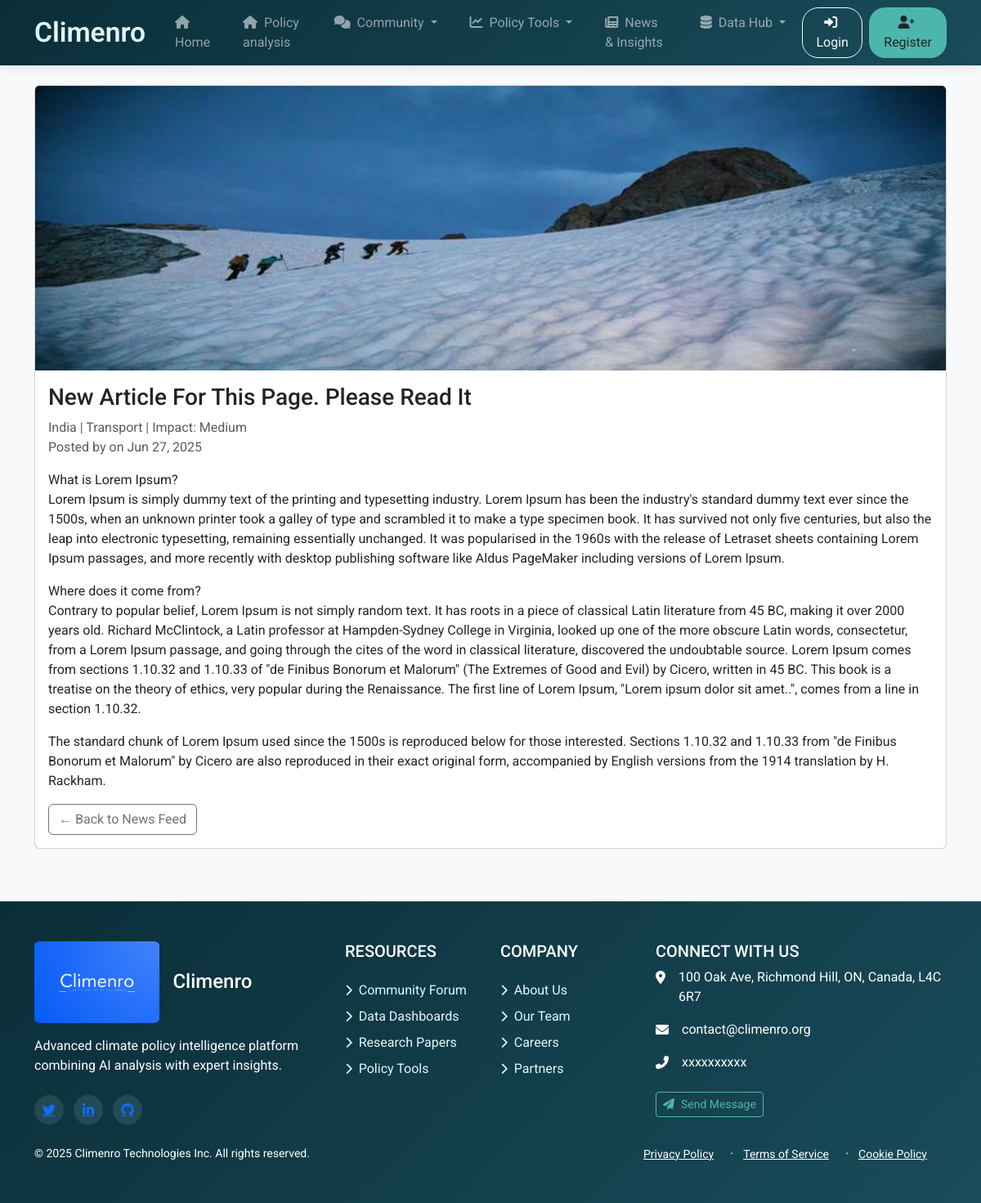
The page /news/1/ on the database its author committed.
### news/models.py (models this page shows, shortened)
class NewsArticle(models.Model):
    IMPACT_CHOICES = [
        ('High', 'High'),
        ('Medium', 'Medium'),
        ('Low', 'Low'),
    ]
    SECTOR_CHOICES = [
        ('Energy', 'Energy'),
        ('Transport', 'Transport'),
        ('Agriculture', 'Agriculture'),
        ('Industry', 'Industry'),
        ('Forestry', 'Forestry'),
        ('Water', 'Water'),
        ('Other', 'Other'),
    ]
    COUNTRY_CHOICES = [
        ('India', 'India'),
        ('USA', 'USA'),
        ('Canada', 'Canada'),
    ]
    title = models.CharField(max_length=200)
    cover_image = models.ImageField(upload_to='news_covers/', blank=True, null=True)
    content = models.TextField()
    country = models.CharField(max_length=100, choices=COUNTRY_CHOICES)
    sector = models.CharField(max_length=100, choices=SECTOR_CHOICES)
    impact = models.CharField(max_length=10, choices=IMPACT_CHOICES)
    created_at = models.DateTimeField(auto_now_add=True)
    posted_by = models.ForeignKey(User, on_delete=models.SET_NULL, null=True)

### news/views.py (the view)
# urls.py: path('<int:article_id>/', views.news_detail, name='news_detail'),
def news_detail(request, article_id):
    article = get_object_or_404(NewsArticle, id=article_id)
    return render(request, 'news/news_detail.html', {'article': article})

### news/templates/news/news_detail.html (shortened to what this page needs)
{% extends 'forum/base.html' %}
{% block content %}
  <div class="card mb-3">
    {% if article.cover_image %}
      <img src="{{ article.cover_image.url }}" class="card-img-top" alt="Cover Image">
    {% endif %}
    <div class="card-body">
      <h3 class="card-title">{{ article.title }}</h3>
      <p class="text-muted">
        {{ article.country }} | {{ article.sector }} | Impact: {{ article.impact }}
        <br>
        Posted by {{ article.author.email }} on {{ article.created_at|date:"M d, Y" }}
      </p>
      <p class="card-text">{{ article.content|linebreaks }}</p>
      <a href="{% url 'news_feed' %}" class="btn btn-outline-secondary">← Back to News Feed</a>
    </div>
  </div>
{% endblock %}

### forum/templates/forum/base.html (style rules this page uses)
:root { --climenro-dark: #0a2e38; --climenro-medium: #1a4b5a; --climenro-accent: #4db6ac; --climenro-light: #e0f7fa; }
body { font-family: 'Roboto', sans-serif; background-color: #f8f9fa; color: #333; display: flex; flex-direction: column; min-height: 100vh; }

### rows shown on the page
NewsArticle: cover_image (picture), title "New Article For This Page. Please Read It", country "India", sector "Transport", impact "Medium", created_at "Jun 27, 2025", content "What is Lorem Ipsum? Lorem Ipsum is simply dummy text of the printing and typesetting industry. Lorem Ipsum has been the industry's standard dummy text ever since the 1500s, when an unknown printer took a galley of type and scrambled it to make a type specimen book. It has survived not only five centuries, but also the leap into electronic typesetting, remaining essentially unchanged. It was popularised in the 1960s with the release of Letraset sheets containing Lorem Ipsum passages, and more recently with desktop publishing software like Aldus PageMaker including versions of Lorem Ipsum. Where does it come from? Contrary to popular belief, Lorem Ipsum is not simply random text. It has…"
